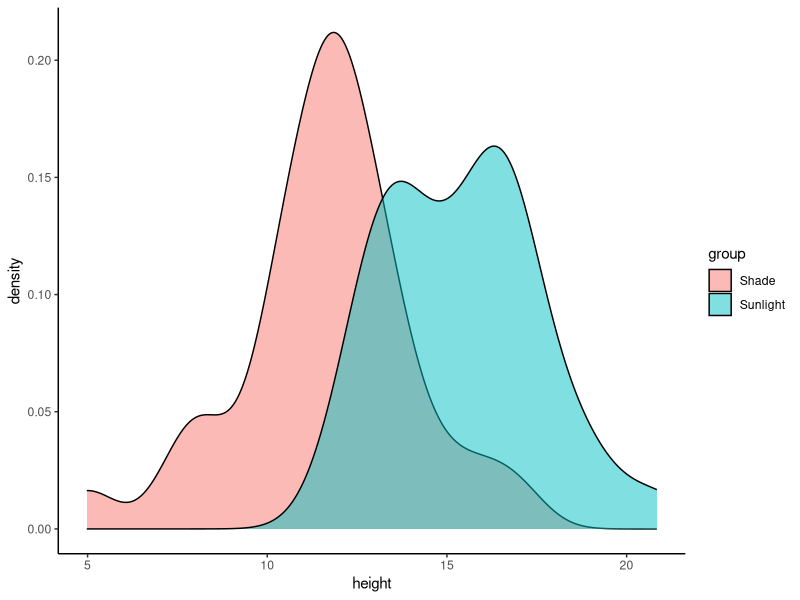
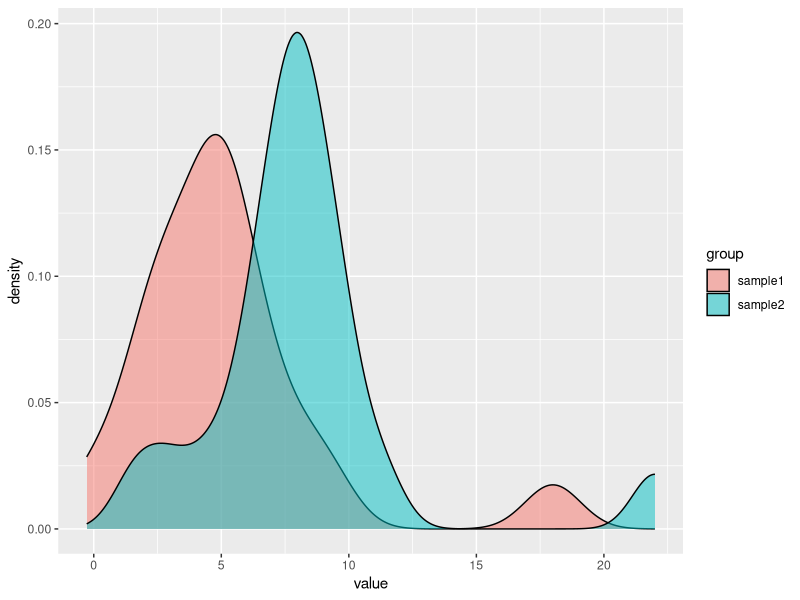
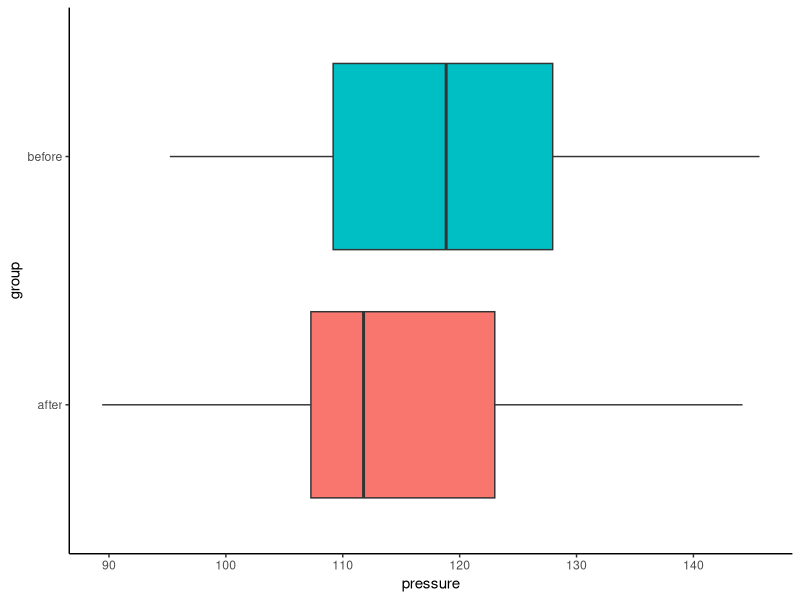
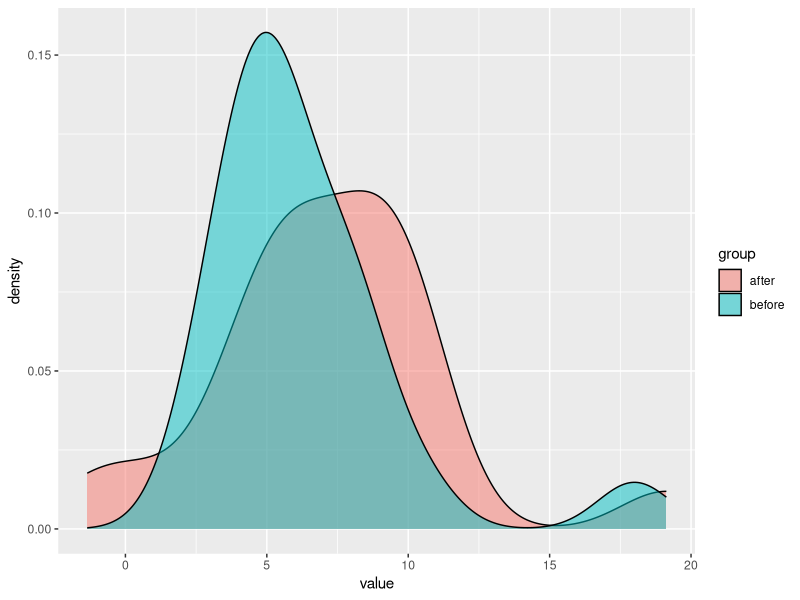
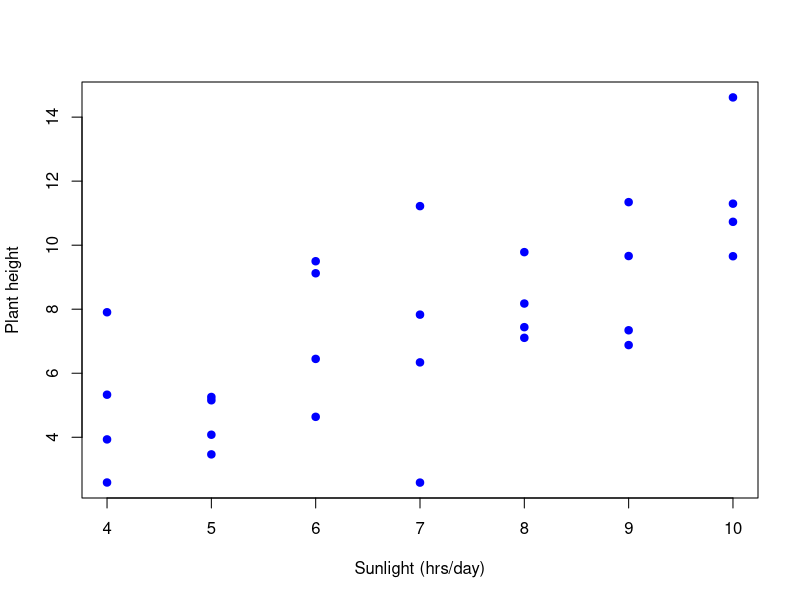
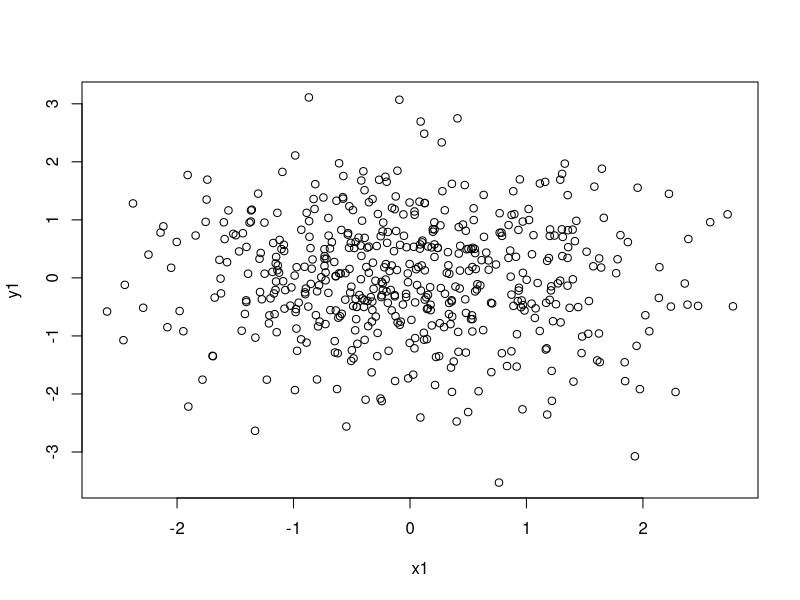
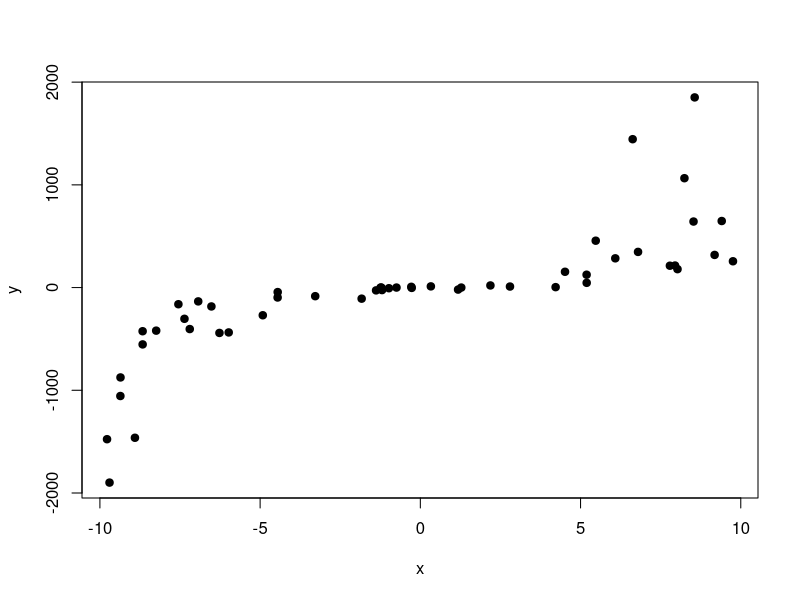
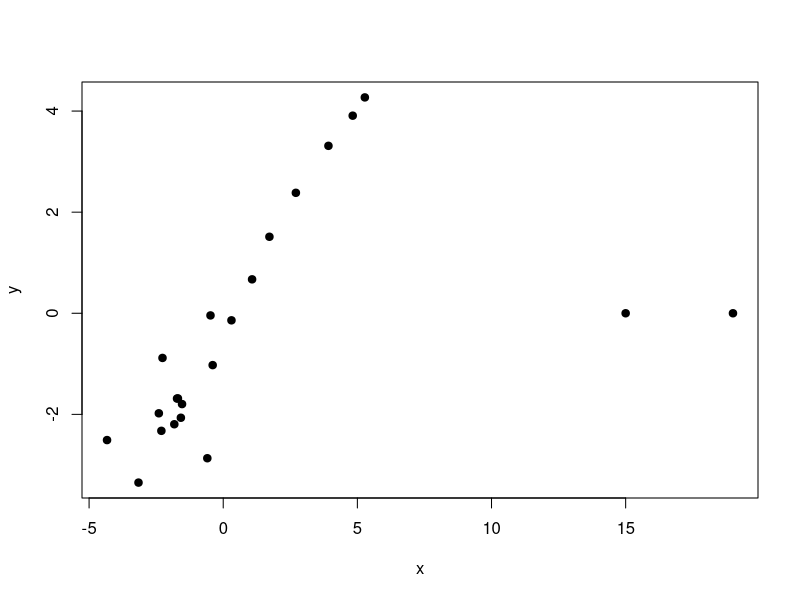

These figures' R source, in order:
## ---- chunk 1
knitr::opts_chunk$set(echo = TRUE)
library(dplyr)
library(tidyr)
library(ggplot2)
## ---- chunk 2
data_sunlight_plant = 
  data.frame(group = factor(rep(c("Sunlight", "Shade"), each = 30)),
             height = c(rnorm(30, mean = 15, sd = 2), 
                        rnorm(30, mean = 12, sd = 2)))

data_sunlight_plant %>% str() #!
## ---- chunk 3
ggplant = data_sunlight_plant %>%  
  ggplot(aes(x=height,fill=group)) +
  theme_classic()

# ggplant + geom_boxplot(aes(y=group)) + theme(legend.position = "none")
ggplant + geom_density(alpha=0.5)
# ggplant + geom_histogram(alpha=0.8, binwidth=1, alpha=0.6, col='black')

## ---- chunk 4
x = rnorm(10, mean=2, sd=2)
t.test(x)
## ---- chunk 5
x1 = rnorm(10, mean=2, sd = 4)
x2 = rnorm(10, mean=-1, sd=2)
# boxplot(x1, x2, horizontal = T)
t.test(x1,x2)
## ---- chunk 6
# t.test(height ~ group, data = data_sunlight_plant, var.equal = TRUE) # Classic t-test
t.test(height ~ group, 
       data = data_sunlight_plant) # Welch t-test
## ---- chunk 7
sample1 = c(rnorm(20, 5, 2), 18)
sample2 = c(rnorm(20, 7, 2), 22)

data_sample = data.frame(group = rep(c("sample1", "sample2"), each=21),
                         value = c(sample1, sample2))
## ---- chunk 8
data_sample %>%  ggplot(aes(x = value, fill=group)) + geom_density(alpha=0.5)
## ---- chunk 9
t.test(value ~ group,
       data=data_sample)

wilcox.test(value ~ group,
            data=data_sample)
## ---- chunk 10
before <- rnorm(20, mean = 120, sd = 10)
after <- before + rnorm(20, mean = -5, sd = 5)

data_pressure = data.frame(
 pressure = c(before, after),
 group = factor(rep(c('before', 'after'), each=20))
)

data_pressure %>% head() 
## ---- chunk 11
ggpress = data_pressure %>%  
  ggplot(aes(x=pressure, fill=group)) +
  theme_classic()

ggpress + geom_boxplot(aes(y=group)) + theme(legend.position = "none")
# ggplant + geom_density(alpha=0.5)
# ggplant + geom_histogram(alpha=0.8, binwidth=1)
## ---- chunk 12
t.test(pressure ~ group,
       data = data_pressure, 
       pair = T) # <---- !!!
## ---- chunk 13
sample_before = c(rnorm(20, 5, 2), 18)
sample_after = sample_before + rnorm(21, 1, 2)

data_before_after = data.frame(group = rep(c("before", "after"), each=21),
                         value = c(sample_before, sample_after))
## ---- chunk 14
data_before_after %>%  ggplot(aes(x = value, fill=group)) + geom_density(alpha=0.5)
## ---- chunk 15
wilcox.test(value ~ group,
            data=data_before_after,
            pair = TRUE) ## <---
## ---- chunk 16
data_cure = data.frame(
  Outcome = factor(rep(c('Cured', 'Not cured'), e=18)),
  Group = factor(c(rep("Treatment", 12), rep("Placebo", 6), rep("Treatment", 8), rep("Placebo", 10))))

data_cure %>%  head()
## ---- chunk 17
contingency_table = table(data_cure$Outcome, data_cure$Group)
contingency_table
## ---- chunk 18
chisq.test(contingency_table, 
           # correct = F
           )
## ---- chunk 19
data_knockout = data.frame(
  Outcome = factor(rep(c('Disease', 'No disease'), e=5)),
  Group = factor(c("Knockout", rep("Control", 4), rep("Knockout", 3), rep("Control", 2))))

data_knockout %>%  head()
## ---- chunk 20
contingency_table_1 = table(data_knockout$Group, data_knockout$Outcome)
contingency_table_1
## ---- chunk 21
fisher.test(contingency_table_1)
## ---- chunk 22
plant_height_df = data.frame(
  # Sunlight_hrs_per_day = c(4,5,5,6,6,7,8,8,9,10),
  # Plant_height = c(10.2, 11.5, 11.9, 13.4, 13.8, 14, 15, 16.2, 17.8, 18.3)
  Sunlight_hrs_per_day = rep(4:10, e=4),
  Plant_height = rep(4:10, e=4) + rnorm(28,0,2)
)

head(plant_height_df)
## ---- chunk 23
plot(x = plant_height_df$Sunlight_hrs_per_day, 
     y=plant_height_df$Plant_height, 
     main = NULL, 
     xlab = "Sunlight (hrs/day)", 
     ylab = "Plant height", pch=19, col='blue')
## ---- chunk 24
cor(plant_height_df$Sunlight_hrs_per_day, plant_height_df$Plant_height)
# cor(iris %>%select(where(is.numeric)))
## ---- chunk 25
cor.test(plant_height_df$Sunlight_hrs_per_day, 
         plant_height_df$Plant_height)
## ---- chunk 26
x1=rnorm(500)
y1=rnorm(500)
plot(x1,y1)
## ---- chunk 27
cor(x1, y1)
## ---- chunk 28
x = runif(50, -10, 10)
y = (x + rnorm(50, 0, 2))^3
plot(x,y, pch=19)
## ---- chunk 29
cor(x,y)
cor(x,y, method = "spearman")
# cor(x,y, method = "kendall")
## ---- chunk 30
x = c(rnorm(20,0,3), c(15, 19))
y = c(x[1:20] + c(rnorm(20,0,1)), 0, 0)
plot(x,y, pch=19)
## ---- chunk 31
cor(x,y)
cor(x,y, method = "spearman")
# cor(x,y, method = "kendall")
## ---- chunk 32
nutrients <- rnorm(50, mean = 10, sd = 3)
height <- 2 * nutrients + rnorm(50, mean = 0, sd = 5)

data_plant_nutrient <- data.frame(nutrients, height)
## ---- chunk 33
plot(nutrients, height, main = "Nutrients vs Height",
     xlab = "Nutrients", ylab = "Height",
     pch=19)
## ---- chunk 34
model <- lm(height ~ nutrients, data = data_plant_nutrient)
model
## ---- chunk 35
plot(nutrients, height, main = "Nutrients vs Height",
     xlab = "Nutrients", ylab = "Height",
     pch=19)
abline(model, col = "red", lwd=3)
legend("topleft",
       legend = c("y_pred"),
       col = c('red'),
       bty = 'n', lwd=3)
## ---- chunk 36
summary_model = summary(model)
summary_model
## ---- chunk 37
# model$coefficients
coefficients(model)
## ---- chunk 38
# summary_model$coefficients[,3:4]
summary_model$coefficients
## ---- chunk 39
summary_model$sigma
## ---- chunk 40
summary_model$r.squared
## ---- chunk 41
summary_model$adj.r.squared
## ---- chunk 42
# pf(summary_model$fstatistic[1], summary_model$fstatistic[2], 
   # summary_model$fstatistic[3], lower.tail = FALSE)

summary_model$fstatistic
## ---- chunk 43
anova(model)
## ---- chunk 44
sunlight_hrs = rep(5:9, each=10) + rnorm(50, 0, 1)
data_plant_nutrient = data_plant_nutrient %>% arrange(height) %>%  cbind(sunlight_hrs)
data_plant_nutrient %>% str()
## ---- chunk 45
plot(data_plant_nutrient$height, data_plant_nutrient$sunlight_hrs, 
     main = "Sunlight vs Height",
     xlab = "Sunlight", ylab = "Height",
     pch=19)
## ---- chunk 46
model_mullti = lm(height ~ sunlight_hrs + nutrients, data = data_plant_nutrient)
summary(model_mullti)
## ---- chunk 47
# model_mullti = lm(height ~ nutrients + sunlight_hrs + nutrients:sunlight_hrs, data = data_plant_nutrient)
model_mullti_interact = lm(height ~ nutrients * sunlight_hrs, data = data_plant_nutrient)
summary(model_mullti_interact)
## ---- chunk 48
anova(model, model_mullti_interact)
## ---- chunk 49
data_plant_nutrient %>% 
  ggplot(aes(x=nutrients, y=height)) +
  geom_point(col='blue', show.legend = T) +
  geom_smooth(formula = y ~ x, method = 'lm', show.legend = T) + ## <---- creates model and plots the line
  theme_bw()
## ---- chunk 50
qqnorm(data_sunlight_plant %>%  filter(group=='Sunlight') %>%  pull(height))
qqline(data_sunlight_plant %>%  filter(group=='Sunlight') %>%  pull(height))

qqnorm(data_sunlight_plant %>%  filter(group=='Shade') %>%  pull(height))
qqline(data_sunlight_plant %>%  filter(group=='Shade') %>%  pull(height))

## ---- chunk 51
qqnorm(data_pressure %>%  filter(group=='before') %>%  pull(pressure))
qqline(data_pressure %>%  filter(group=='before') %>%  pull(pressure))

qqnorm(data_pressure %>%  filter(group=='after') %>%  pull(pressure))
qqline(data_pressure %>%  filter(group=='after') %>%  pull(pressure))
## ---- chunk 52
observed <- c(435, 150, 160, 55)
expected <- c(9, 3, 3, 1) / sum(c(9, 3, 3, 1)) * sum(observed)

## ---- chunk 53
barplot(rbind(observed, expected), 
        beside = TRUE, 
        col = c("blue", "red"), 
        legend = c("Observed", "Expected"))
## ---- chunk 54
chisq.test(x=observed, p=expected/sum(expected))
